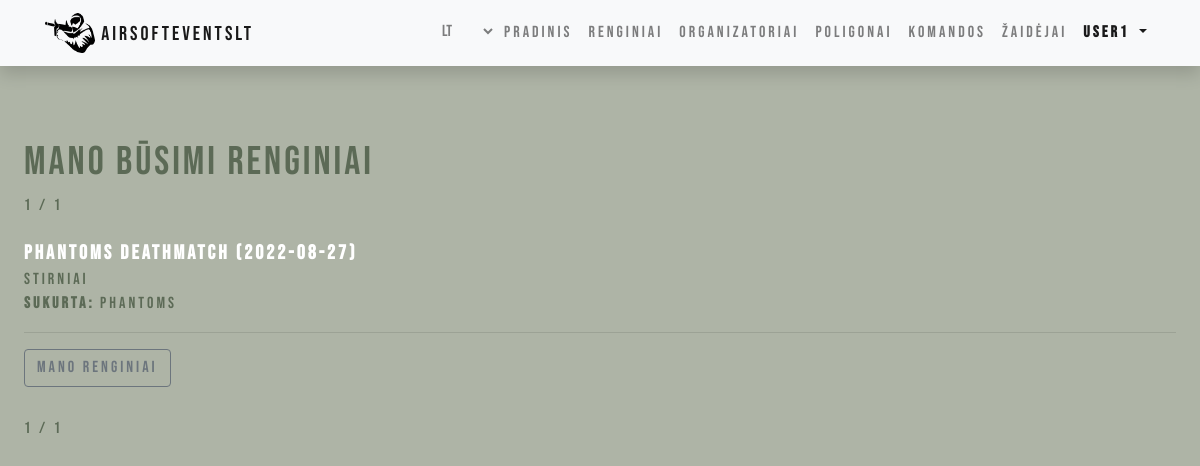
Screenshot of /events/my_registered_events (signed in) with the database file from the repository.
### events/models.py (models this page shows, shortened)
class Event(models.Model):
    name = models.CharField(_('Name of the event'),  max_length=150)
    date = models.DateField(_('Date of event'), null=True, blank=True)
    time = models.TimeField(_('Time of event'), null=True, blank=True, help_text=_('i.e.: 12:00 PM'))
    organizer = models.ForeignKey("Organizer", help_text=_("Organizer"), related_name='event_organizers', on_delete=models.SET_NULL, null=True)
    field = models.ForeignKey('Field', help_text=_("Field"), related_name='field_event', default=Field.get_default_field_pk, on_delete=models.SET_NULL, null=True)
    description = HTMLField(help_text=_("Field"), null=True)
    price = models.FloatField(_("Price"))
    max_players = models.IntegerField(_("Maximum player number"))
    created_on = models.DateTimeField(auto_now_add=True)
    EVENT_STATUS = (
        ('a', 'active'),
        ('i', 'inactive'),
    )
    status = models.CharField(max_length=1, choices=EVENT_STATUS, blank=True, default='a', help_text=_('Status'),)
    class Meta:
        ordering = ['-date']
        verbose_name = _("Event")
        verbose_name_plural = _("Events")

class Field(models.Model):
    name = models.CharField(_('Name of the game field'),  max_length=150)
    location_long = models.FloatField(_('Location longitude'), max_length=50, null=True)
    location_lat = models.FloatField(_('Location latitude'), max_length=50, null=True)
    description = HTMLField(null=True, blank=True)
    field_map = models.ImageField(default="default_map.png", upload_to="maps/")
    created_by = models.ForeignKey("Organizer", help_text=_("Organizer"), related_name='field_organizers', on_delete=models.SET_NULL, null=True, blank=True)
    class Meta:
        verbose_name = _("Field")
        verbose_name_plural = _("Fields")
    def __str__(self):
        return self.name

class Organizer(models.Model):
    profile = models.OneToOneField(Profile, help_text=_('Profile'), related_name='organizer',on_delete=models.CASCADE)
    name = models.CharField(_('Name of the organizer'), max_length=150, default=_('New Organizer'))
    profile_picture = models.ImageField(_('Profile picture'), default="default.png", upload_to="organizer_pics/")
    contacts = models.CharField(_('Address and contacts'), max_length=150)
    description = HTMLField(null=True)
    class Meta:
        verbose_name = _("Organizer")
        verbose_name_plural = _("Organizers")
    def __str__(self):
        return self.name

### events/views.py (the view)
# urls.py: path('my_registered_events', views.PlayerEventListView.as_view(), name='my_registered_events'),
class PlayerEventListView(LoginRequiredMixin, generic.ListView):
    model = Event
    context_object_name = 'events'
    template_name = 'player_events.html'
    paginate_by = 4
    def get_queryset(self):
        return Event.objects.filter(registered_players=self.request.user.profile.player).filter(status = 'a')

### events/templates/player_events.html (shortened to what this page needs)
{% extends "base.html" %}
{% load i18n %}
{% block content %}
<div class='indented main-font'>
    <div style='padding-bottom:20px'>
        <h1 class='secondary-font'>{% trans "My registered events" %}</h1>
        <div class="pagination secondary-font">
            <span class="step-links">
                <span class="current">
                    {{ page_obj.number }} / {{ page_obj.paginator.num_pages }}
                </span>
            </span>
        </div>
    </div>
    {% if events %}
    <div>
        {% for event in events %}
                <strong><a class='link' href={% url 'my_registered_event' event.id %}> <div> {{ event.name }} ({{ event.date|date:"Y-m-d" }}) </div></a></strong>
                <div class='secondary-font'>
                    <div> {{ event.field }} </div>
                    <div><strong> {% trans "Created by" %}:</strong> {{ event.organizer }}</div>
                </div>
                <hr>
        {% endfor %}
    </div>
    {% else %}
    <div> {% trans "No events yet" %} </div>
    {% endif %}
    {% if user.profile.is_organizer == True %}
        <a class="btn btn-outline-secondary" href="{% url 'organizer_events'%}">{% trans "My events" %}</a>
    {% endif %}
    <div class="pagination secondary-font" style='padding-top:30px'>
        <span class="step-links">
            <span class="current">
                {{ page_obj.number }} / {{ page_obj.paginator.num_pages }}
            </span>
        </span>
    </div>
</div>
{% endblock %}

### events/templates/base.html (shortened to what this page needs)
<!DOCTYPE html>
<html lang="en">
<head>
  <link rel="stylesheet" href="https://stackpath.bootstrapcdn.com/bootstrap/4.1.3/css/bootstrap.min.css">
  <link rel="stylesheet" href="https://cdnjs.cloudflare.com/ajax/libs/font-awesome/4.7.0/css/font-awesome.min.css">
  {% load static %}
  <link rel="stylesheet" href="{% static 'css/styles.css' %}">
</head>
<body>
  {% load i18n %}
  <nav class="navbar navbar-expand-lg navbar-light bg-light static-top mb-5 shadow main-font">
    <div class="container">
      <a class="navbar-brand nice-text-nav" href="{% url 'about' %}">
      <img src={% static 'media/airsoft_icon.png' %} alt='shooter icon' width="50" height="40">
      AirsoftEventsLT</a>
      <div class="collapse navbar-collapse" id="navbarResponsive">
        <ul class="navbar-nav ml-auto nice-text-nav">
          <li class="nav-item">
            <form class='lang-select' action="{% url 'set_language' %}" method="post">
                <select class="nav-link" style='background-color:transparent;border:none' name="language" onchange="this.form.submit()">
                  {% get_current_language as LANGUAGE_CODE %}
                  {% get_available_languages as LANGUAGES %}
                  {% for lang in LANGUAGES %}
                    <option value="{{ lang.0 }}" {% if lang.0 == LANGUAGE_CODE %} selected="selected" {% endif %}>
                      {{ lang.0 }}
                    </option>
                  {% endfor %}
                </select>
            </form>
          </li>
          <li class="nav-item">
            <a class="nav-link" href="{% url 'events_index' %}">{% trans "Home" %}</a>
          </li>
          <li class="nav-item">
            <a class="nav-link" href="{% url 'event_list' %}">{% trans "Events" %}</a>
          </li>
          <li class="nav-item">
              <a class="nav-link" href="{% url 'organizer_list' %}">{% trans "Organizers" %}</a>
            </li>
          <li class="nav-item">
            <a class="nav-link" href="{% url 'field_list' %}">{% trans "Fields" %}</a>
          </li>
          <li class="nav-item">
              <a class="nav-link" href="{% url 'teams' %}">{% trans "Teams" %}</a>
            </li>
            <li class="nav-item">
              <a class="nav-link" href="{% url 'players' %}">{% trans "Players" %}</a>
            </li>
          {% if user.is_authenticated %}
          <li class="nav-item dropdown show">
            <a class="nav-link dropdown-toggle" href="#" role='button' id='dropdownMenuLink' data-toggle="dropdown" aria-haspopup="true" aria-expanded="false">
              <strong>{{ user.get_username }}</strong>
            </a>
          </li>
          {% endif %}
        </ul>
      </div>
    </div>
  </nav>
  <div class="content-container gradient-background">
    {% block content %}{% endblock %}
  </div>
  </body>
</html>

### events/static/css/styles.css (style rules this page uses)
body { background-color: rgb(174, 180, 166); }
.indented { padding-left: 5%; padding: 2%; }
.main-font { color:white; font-family:"Bebas Neue"; letter-spacing: 3px; }
.secondary-font { color: rgb(92, 106, 86); font-family:"Bebas Neue"; letter-spacing: 3px; }
.link { text-decoration: none; color: inherit; font-size: 20px; -webkit-transition: 0.5s; }

### rows the page displays
Event: name "PHantoms Deathmatch", date "2022-08-27", field "Stirniai", organizer "Phantoms"

### other values shown
{{ user.get_username }} "user1"
{{ page_obj.number }} "1"
{{ page_obj.paginator.num_pages }} "1"
form field language "lt"
